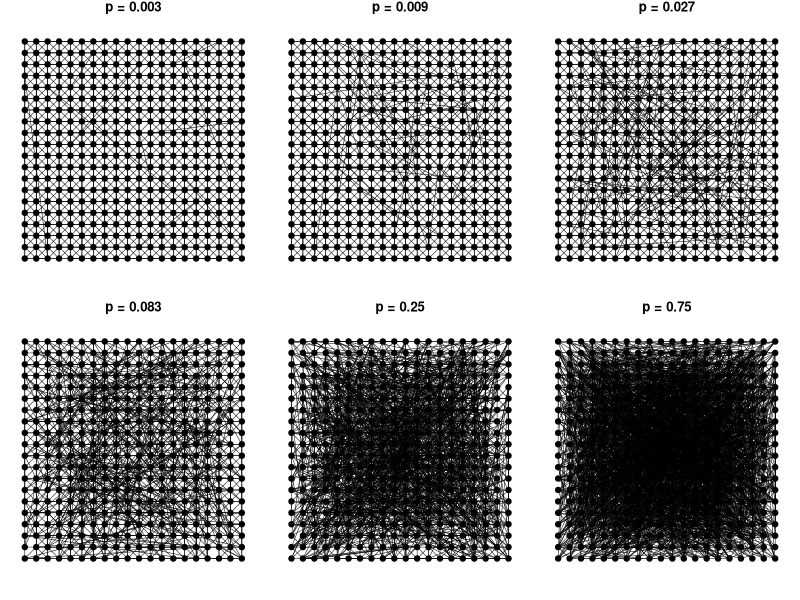
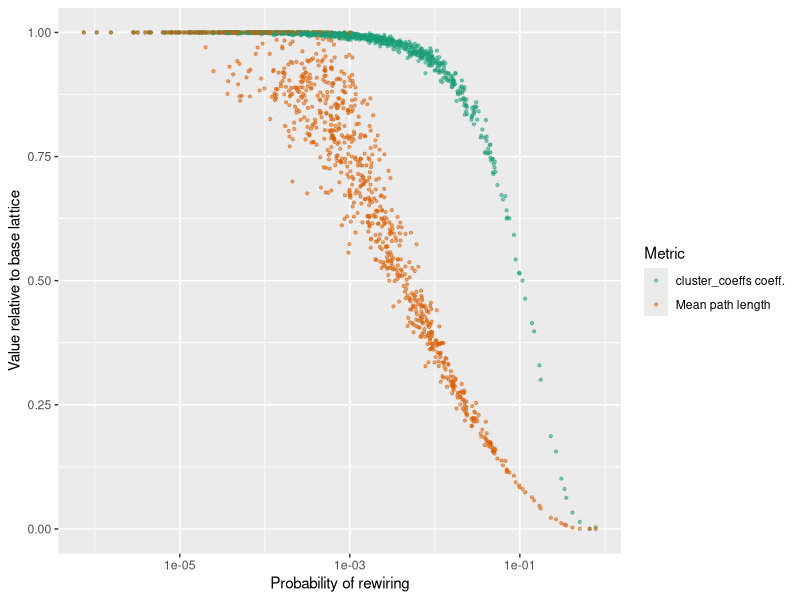

R code for these plots, in order:
## ---- chunk 1
library(igraph)
library(dplyr)
library(tidyr)
library(scales)
library(ggplot2)
## ---- chunk 2
plot_graph <- function(G, main = "", layout = layout.grid(G), 
                       vertex.color = "black") {
  plot(G, main = main,
       layout = layout, 
       vertex.label = NA, vertex.color = vertex.color, vertex.size = 5, 
       vertex.shape = "circle", vertex.lwd = 0, 
       edge.color = "black", edge.width = 0.5)
}
## ---- chunk 3
par(mar = rep(1, 4))
layout(matrix(1:6, nrow = 2, byrow = TRUE))

base_graph <- make_lattice(length = 20, dim = 2, nei = 2)

plot_graph(rewire(base_graph, each_edge(0.003)), main = "p = 0.003")
plot_graph(rewire(base_graph, each_edge(0.009)), main = "p = 0.009")
plot_graph(rewire(base_graph, each_edge(0.027)), main = "p = 0.027")
plot_graph(rewire(base_graph, each_edge(0.083)), main = "p = 0.083")
plot_graph(rewire(base_graph, each_edge(0.250)), main = "p = 0.25")
plot_graph(rewire(base_graph, each_edge(0.750)), main = "p = 0.75")
## ---- chunk 4
probs          <- 10 ^ rnorm(1000, -3)
probs          <- probs[which(between(probs, 0, 1))]
keepers        <- c()
cluster_coeffs <- c()
mean_path_lens <- c()

for (i in seq_along(probs)) {
  the_graph <- rewire(base_graph, each_edge(probs[i]))
  if (components(the_graph)$no == 1) {
    cluster_coeffs <- c(cluster_coeffs, 
                        transitivity(the_graph, type = "average"))
    mean_path_lens <- c(mean_path_lens, 
                        mean(distances(the_graph)))
    keepers        <- c(keepers, i)
  }
}
probs <- probs[keepers]

df <- data.frame(p   = probs, 
                 cc  = cluster_coeffs, 
                 mpl = mean_path_lens) %>% 
  mutate(cc = rescale(cc, to = c(0, 1)), 
         mpl = rescale(mpl, to = c(0, 1))) %>% 
  # remove first item, p=0 and not plottable
  pivot_longer(-p) %>%
  rename(Metric = name)
## ---- chunk 5
ggplot(df, aes(x = p, y = value, colour = Metric)) + 
  geom_point(cex = .8, alpha = 0.5) + 
  scale_x_log10() +
  scale_colour_brewer(palette = "Dark2", 
                      labels = c("cluster_coeffs coeff.", "Mean path length")) +
  xlab("Probability of rewiring") +
  ylab("Value relative to base lattice")
## ---- chunk 6
#| code-fold: true
# License (MIT)
#
# Copyright (c) 2023 David O'Sullivan
#
# Permission is hereby granted, free of charge, to any person
# obtaining a copy of this software and associated documentation
# files (the "Software"), to deal in the Software without restriction,
# including without limitation the rights to use, copy, modify, merge,
# publish, distribute, sublicense, and/or sell copies of the Software,
# and to  permit persons to whom the Software is furnished to do so,
# subject to the following conditions:
#
# The above copyright notice and this permission notice shall be included
# in all copies or substantial portions of the Software.
#
# THE SOFTWARE IS PROVIDED "AS IS", WITHOUT WARRANTY OF ANY KIND, EXPRESS
# OR IMPLIED, INCLUDING BUT NOT LIMITED TO THE WARRANTIES OF MERCHANTABILITY,
# FITNESS FOR A PARTICULAR PURPOSE AND NONINFRINGEMENT. IN NO EVENT SHALL
# THE AUTHORS OR COPYRIGHT HOLDERS BE LIABLE FOR ANY CLAIM, DAMAGES OR OTHER
# LIABILITY, WHETHER IN AN ACTION OF CONTRACT, TORT OR OTHERWISE, ARISING
# FROM, OUT OF OR IN CONNECTION WITH THE SOFTWARE OR THE USE OR OTHER
# DEALINGS IN THE SOFTWARE.
